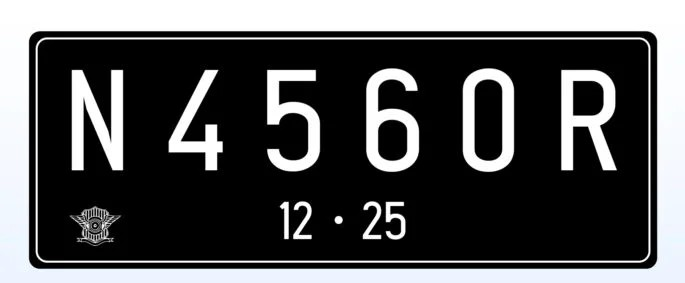
#> input picture assets/plat-nomor.jpg, 685 x 283 px
$ jupyter execute --allow-errors week-10.ipynb
#> lines starting #> are read from the running program, lines starting #| are printed output that depends on the picture; after the words box and inside, x2 and y2 are one past the last pixel; in counts of white or black regions, pixels touching at a corner belong together
- Name: Farrel Augusta Dinata
- Class: TI-3H
- NIM: 2341720081
- Roll number: 12

# Preparation

[cell 1]
import cv2
import numpy as np
from numpy.lib.stride_tricks import as_strided
import matplotlib.pyplot as plt
from skimage import filters, io, color, morphology
from skimage.util import img_as_float
from skimage.morphology import skeletonize
from IPython.display import display

# Practicum

## 1. Image Dilation from Scratch

[cell 2]
def image_dilation(
    F: np.ndarray,
    w: int
) -> np.ndarray:
    """
    Perform image dilation on a grayscale image using a square structuring element.

    Parameters
    ----------
    F : np.ndarray
        Input grayscale image as a 2D NumPy array.
    w : int
        Size of the square structuring element (must be odd).

    Returns
    -------
    np.ndarray
        Dilated image as a 2D NumPy array with the same shape as the input.
    """
    p, q = F.shape
    img_d = np.zeros((p, q), dtype=np.uint8)

    # Generate structuring element (square matrix of ones)
    SED = np.ones((w, w), dtype=np.uint8)
    constant1 = (w - 1) // 2

    for i in range(constant1, p - constant1):
        for j in range(constant1, q - constant1):
            temp = F[
                i - constant1:i + constant1 + 1,
                j - constant1:j + constant1 + 1
            ]
            product = temp * SED
            img_d[i, j] = np.max(product)

    return img_d

[cell 3]
img = cv2.imread('../assets/plat-nomor.jpg', flags=cv2.IMREAD_GRAYSCALE)
#> img: shape (283, 685); min 0, max 255, mean 85.7

if img is None:
    raise Exception('Image is not found!')

ret, thresh = cv2.threshold(
    img,
    thresh=125,
    maxval=200,
    type=cv2.THRESH_BINARY
)
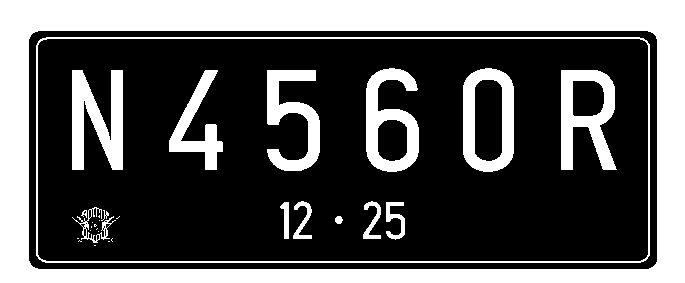
#> thresh: shape (283, 685); values 0 (black) and 200 (white), 33.8% white; 30 white regions (14 under 20 px), largest, box (x1, y1, x2, y2) and area: (0, 0, 685, 283) 44499, (36, 37, 650, 263) 3311, (72, 70, 123, 170) 3173

img_d = image_dilation(thresh, w=5)
#> after the loop in image_dilation, `for i in range(constant1, p - constant1):`: img_d: shape (283, 685); values 0 (black) and 200 (white), 41.5% white; 13 white regions, largest, box (x1, y1, x2, y2) and area: (2, 2, 683, 281) 44091, (34, 35, 652, 265) 9999, (70, 68, 125, 172) 4303

#> (the rest of this cell did not finish here and is left out)

## 2. Image Dilation with OpenCV

[cell 4]
img = cv2.imread('../assets/plat-nomor.jpg')
#> img is the input picture: shape (283, 685, 3); mean B, G, R 86.7, 85.8, 85.1

if img is None:
    raise Exception('Image is not found!')

ret, thresh = cv2.threshold(
    img,
    thresh=127,
    maxval=225,
    type=cv2.THRESH_BINARY
)
#> thresh: shape (283, 685, 3)
kernel = np.ones((3,3),np.uint16)
img_d = cv2.dilate(thresh,kernel, iterations = 1)
#> img_d: shape (283, 685, 3)
print('Kernel: \n', kernel)

#> (the rest of this cell did not finish here and is left out)

## 3. Image Erotion from Scratch

[cell 5]
def image_erosion(
    F: np.ndarray,
    k: int
) -> np.ndarray:
    """
    Perform image erosion on a grayscale or binary image using a square structuring element.

    Parameters
    ----------
    F : np.ndarray
        Input image as a 2D NumPy array (uint8).
    k : int
        Size of the square structuring element (must be odd).

    Returns
    -------
    np.ndarray
        Eroded image as a 2D NumPy array.
    """
    m, n = F.shape

    # Generate structuring element (square matrix of ones)
    SE = np.ones((k, k), dtype=np.uint8)
    constant = (k - 1) // 2

    # Initialize output image
    img_e = np.zeros((m, n), dtype=np.uint8)

    # Erosion process
    for i in range(constant, m - constant):
        for j in range(constant, n - constant):
            temp = F[
                i - constant:i + constant + 1,
                j - constant:j + constant + 1
            ]
            product = temp * SE
            img_e[i, j] = np.min(product)

    return img_e

[cell 6]
img = cv2.imread('../assets/plat-nomor.jpg', flags=cv2.IMREAD_GRAYSCALE)

if img is None:
    raise Exception('Image is not found!')


ret1, thresh1 = cv2.threshold(
    img,
    thresh=175,
    maxval=225,
    type=cv2.THRESH_BINARY
)
#> thresh1: shape (283, 685); values 0 (black) and 225 (white), 32.4% white; 64 white regions (51 under 20 px), largest, box (x1, y1, x2, y2) and area: (0, 0, 685, 283) 44487, (72, 70, 123, 170) 3065, (562, 70, 616, 170) 2782

img_e = image_erosion(thresh1, k=5)
#> after the loop in image_erosion, `for i in range(constant, m - constant):`: img_e: shape (283, 685); values 0 (black) and 225 (white), 23.9% white; 12 white regions (5 under 20 px), largest, box (x1, y1, x2, y2) and area: (2, 2, 683, 281) 37151, (74, 72, 121, 168) 1909, (564, 72, 613, 168) 1667


#> (the rest of this cell did not finish here and is left out)

## 4. Image Erotion with OpenCV

[cell 7]
img = cv2.imread('../assets/plat-nomor.jpg')

if img is None:
    raise Exception('Image is not found!')

kernel = np.ones((5,5),np.uint8)
img_e = cv2.erode(img,kernel,iterations = 1)
#> img_e: shape (283, 685, 3)

#> (the rest of this cell did not finish here and is left out)

## 5. Image Opening from Scratch

[cell 8]
img = cv2.imread('../assets/plat-nomor.jpg', flags=cv2.IMREAD_GRAYSCALE)

if img is None:
    raise Exception('Image is not found!')

reto, thresh = cv2.threshold(
    img,
    thresh=127,
    maxval=225,
    type=cv2.THRESH_BINARY
)
#> thresh: shape (283, 685); values 0 (black) and 225 (white), 33.8% white; 28 white regions (12 under 20 px), largest, box (x1, y1, x2, y2) and area: (0, 0, 685, 283) 44498, (36, 37, 650, 263) 3309, (72, 70, 123, 170) 3173

img_o = image_dilation(image_erosion(thresh, k=7), w=7)
#> call 2 of image_erosion, with k = 7
#> after the loop in image_erosion (call 2), `for i in range(constant, m - constant):`:
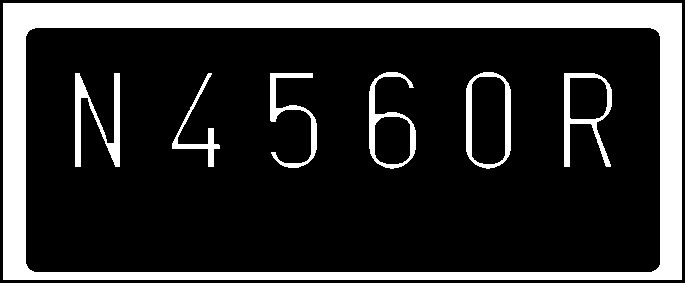
#> img_e: shape (283, 685); values 0 (black) and 225 (white), 20.8% white; 7 white regions, largest, box (x1, y1, x2, y2) and area: (3, 3, 682, 280) 33494, (75, 73, 120, 167) 1469, (564, 73, 612, 167) 1275
#> after the loop in image_dilation (call 2), `for i in range(constant1, p - constant1):`: img_d: shape (283, 685); values 0 (black) and 225 (white), 28.3% white; 7 white regions, largest, box (x1, y1, x2, y2) and area: (3, 3, 682, 280) 38726, (72, 70, 123, 170) 3173, (561, 70, 615, 170) 2937


#> (the rest of this cell did not finish here and is left out)

## 6. Image Opening with OpenCV

[cell 9]
img = cv2.imread('../assets/plat-nomor.jpg', flags=cv2.IMREAD_GRAYSCALE)

if img is None:
    raise Exception('Image is not found!')

ret, thresh = cv2.threshold(
    img,
    thresh=127,
    maxval=225,
    type=cv2.THRESH_BINARY
)

kernel = np.ones((3,3),np.uint8)
img_o = cv2.morphologyEx(thresh,cv2.MORPH_OPEN, kernel)
#> img_o: shape (283, 685); values 0 (black) and 225 (white), 31.9% white; 15 white regions (3 under 20 px), largest, box (x1, y1, x2, y2) and area: (0, 0, 685, 283) 44498, (72, 70, 123, 170) 3173, (561, 70, 616, 170) 2947

images = [img, thresh, img_o]
titles = ['Citra Awal', 'Citra Biner (Threshold)', 'Citra Hasil Opening']

# Create subplots: 1 row, 3 columns
#> (the rest of this cell did not finish here and is left out)

## 7. Image Closing from Scratch

[cell 10]
img = cv2.imread('../assets/plat-nomor.jpg', flags=cv2.IMREAD_GRAYSCALE)

if img is None:
    raise Exception('Image is not found!')

retc, thresh = cv2.threshold(
    img,
    thresh=127,
    maxval=225,
    type=cv2.THRESH_BINARY
)

img_c = image_erosion(image_dilation(thresh, w=7), k=7)
#> call 3 of image_dilation, with w = 7
#> after the loop in image_dilation (call 3), `for i in range(constant1, p - constant1):`:
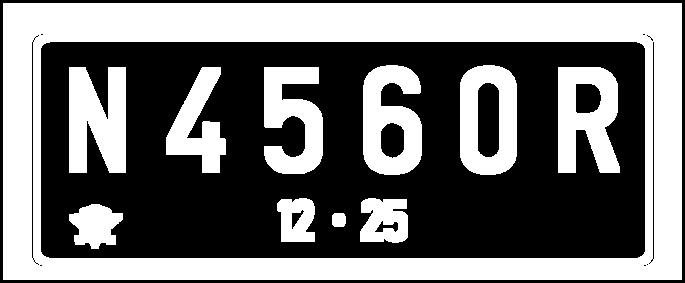
#> img_d: shape (283, 685); values 0 (black) and 225 (white), 45.2% white; 11 white regions, largest, box (x1, y1, x2, y2) and area: (3, 3, 682, 280) 57227, (69, 67, 126, 173) 4846, (558, 67, 620, 173) 4623
#> call 3 of image_erosion, with k = 7
#> after the loop in image_erosion (call 3), `for i in range(constant, m - constant):`:
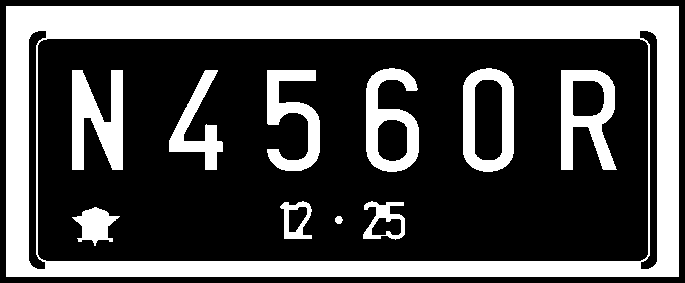
#> img_e: shape (283, 685); values 0 (black) and 225 (white), 32% white; 11 white regions, largest, box (x1, y1, x2, y2) and area: (6, 6, 679, 277) 43475, (72, 70, 123, 170) 3280, (561, 70, 617, 170) 2955

images = [img, img_c]
titles = ['Citra Awal', 'Citra Hasil Closing']

# Create subplots: 1 row, 3 columns
#> (the rest of this cell did not finish here and is left out)

## 8. Image Closing with OpenCV

[cell 11]
img = cv2.imread('../assets/plat-nomor.jpg', flags=cv2.IMREAD_GRAYSCALE)

if img is None:
    raise Exception('Image is not found!')

ret, thresh = cv2.threshold(
    img,
    thresh=127,
    maxval=225,
    type=cv2.THRESH_BINARY
)
kernel = np.ones((3,3),np.uint8)
img_c = cv2.morphologyEx(thresh,cv2.MORPH_CLOSE, kernel)
#> img_c: shape (283, 685); values 0 (black) and 225 (white), 34% white; 15 white regions (1 under 20 px), largest, box (x1, y1, x2, y2) and area: (0, 0, 685, 283) 44498, (36, 37, 650, 263) 3309, (72, 70, 123, 170) 3197

images = [img, thresh, img_c]
titles = ['Citra Awal', 'Citra Biner (Threshold)', 'Citra Hasil Opening']

# Create subplots: 1 row, 3 columns
#> (the rest of this cell did not finish here and is left out)

## 9. Advanced Dilation

[cell 12]
def image_dilation_optimized(
    F: np.ndarray,
    SE: np.ndarray
) -> np.ndarray:
    """
    Perform image dilation on a grayscale image using a custom or square structuring element.

    Parameters
    ----------
    F : np.ndarray
        Input grayscale image as a 2D NumPy array.
    SE : np.ndarray
        Custom structuring element (2D NumPy array of 0s and 1s).

    Returns
    -------
    np.ndarray
        Dilated image as a 2D NumPy array with the same shape as the input.
    """
    if SE.ndim != 2:
        raise ValueError("Structuring element must be a 2D array.")
    if SE.shape[0] % 2 == 0 or SE.shape[1] % 2 == 0:
        raise ValueError("Structuring element dimensions must be odd.")

    # Generate structuring element
    SE = SE.astype(np.uint8)

    p, q = F.shape
#> p = 283; q = 685
    img_d = np.zeros((p, q), dtype=np.uint8)

    # Padding to handle borders
    se_h, se_w = SE.shape
    pad_h, pad_w = se_h // 2, se_w // 2
    F_padded = np.pad(
        F,
        pad_width=((pad_h, pad_h), (pad_w, pad_w)),
        mode='constant',
        constant_values=0
    )

    # Create sliding window view of the image
    shape = (F.shape[0], F.shape[1], se_h, se_w)
#> shape = (283, 685, 3, 3)
    strides = F_padded.strides * 2
#> strides = (687, 1, 687, 1)
    windows = as_strided(F_padded, shape=shape, strides=strides)

    # Apply dilation operation
    # Each window corresponds to a neighborhood of one output pixel.
    # Multiply with SE and take the max.
    dilated = np.max(windows * SE, axis=(2, 3))

    return dilated.astype(np.uint8)

### 9.1 Cross (3x3) and (5x5)

[cell 13]
cross_SE_3 = np.array([
    [0, 1, 0],
    [1, 1, 1],
    [0, 1, 0]
], dtype = np.uint8)

cross_SE_5 = np.array([
    [0, 0, 1, 0, 0],
    [0, 0, 1, 0, 0],
    [1, 1, 1, 1, 1],
    [0, 0, 1, 0, 0],
    [0, 0, 1, 0, 0]
], dtype = np.uint8)


img = cv2.imread('../assets/plat-nomor.jpg', flags=cv2.IMREAD_GRAYSCALE)

if img is None:
    raise Exception('Image is not found!')

ret, thresh = cv2.threshold(
    img,
    thresh=127,
    maxval=255,
    type=cv2.THRESH_BINARY
)

img_d_c3 = image_dilation_optimized(img, SE=cross_SE_3)
img_d_c5 = image_dilation_optimized(img, SE=cross_SE_5)
#> in image_dilation_optimized (call 2), `strides = F_padded.strides * 2`: strides = (689, 1, 689, 1)
#> in image_dilation_optimized (call 2), `dilated = np.max(windows * SE, axis=(2, 3))`:
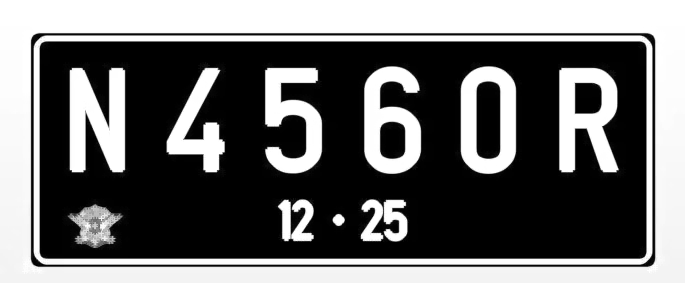
#> dilated: shape (283, 685); min 0, max 255, mean 107.9

images = [img, img_d_c3, img_d_c5]
titles = ['Citra Awal', 'Citra Hasil Dilasi (Cross (3x3))', 'Citra Hasil Dilasi (Cross (5x5))']

# Result visualization
# Create subplots: 1 row, 3 columns
#> (the rest of this cell did not finish here and is left out)

### 9.2 Circular (3x3) and (5x5)

[cell 14]
circular_SE_3 = cv2.getStructuringElement(shape=cv2.MORPH_ELLIPSE, ksize=(3, 3))
circular_SE_5 = cv2.getStructuringElement(shape=cv2.MORPH_ELLIPSE, ksize=(5, 5))

print('Circular SE (3x3): ')
display(circular_SE_3)

print('Circular_SE (5x5): ')
display(circular_SE_5)


img = cv2.imread('../assets/plat-nomor.jpg', flags=cv2.IMREAD_GRAYSCALE)

if img is None:
    raise Exception('Image is not found!')

ret, thresh = cv2.threshold(
    img,
    thresh=127,
    maxval=255,
    type=cv2.THRESH_BINARY
)

img_d_o3 = image_dilation_optimized(img, SE=circular_SE_3)
img_d_o5 = image_dilation_optimized(img, SE=circular_SE_5)

images = [img, img_d_o3, img_d_o5]
titles = ['Citra Awal', 'Citra Hasil Dilasi (Circular (3x3))', 'Citra Hasil Dilasi (Circular (5x5))']

# Result visualization
# Create subplots: 1 row, 3 columns
#> (the rest of this cell did not finish here and is left out)

### 9.3 Rectangle (3x5) and (5x7)

[cell 15]
rectangle_SE_3x5 = cv2.getStructuringElement(shape=cv2.MORPH_ELLIPSE, ksize=(5, 3))
rectangle_SE_5x7 = cv2.getStructuringElement(shape=cv2.MORPH_ELLIPSE, ksize=(7, 5))

print('Rectangle SE (3x5): ')
display(rectangle_SE_3x5)

print('Rectangle SE (5x7): ')
display(rectangle_SE_5x7)

img = cv2.imread('../assets/plat-nomor.jpg', flags=cv2.IMREAD_GRAYSCALE)

if img is None:
    raise Exception('Image is not found!')

ret, thresh = cv2.threshold(
    img,
    thresh=127,
    maxval=255,
    type=cv2.THRESH_BINARY
)

img_d_r35 = image_dilation_optimized(img, SE=rectangle_SE_3x5)
img_d_r57 = image_dilation_optimized(img, SE=rectangle_SE_5x7)
#> in image_dilation_optimized (call 6), `F_padded = np.pad( F, pad_width=((pad_h, pad_h), (pad_w, pad_w)), mode..`:
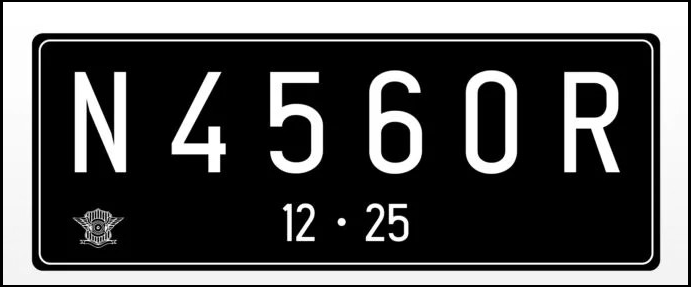
#> F_padded: shape (287, 691); min 0, max 255, mean 83.8
#> in image_dilation_optimized (call 6), `strides = F_padded.strides * 2`: strides = (691, 1, 691, 1)

images = [img, img_d_r35, img_d_r57]
titles = ['Citra Awal', 'Citra Hasil Dilasi (Rectangle (5x7))', 'Citra Hasil Dilasi (Rectangle (5x7))']

# Result visualization
# Create subplots: 1 row, 3 columns
#> (the rest of this cell did not finish here and is left out)

### 9.4 Line vertical 3 and 5

[cell 16]
l_vertical_SE_3 = cv2.getStructuringElement(shape=cv2.MORPH_ELLIPSE, ksize=(1, 3))
l_vertical_SE_5 = cv2.getStructuringElement(shape=cv2.MORPH_ELLIPSE, ksize=(1, 5))

print('Line vertical SE (3): ')
display(l_vertical_SE_3)

print('Line vertical SE (5): ')
display(l_vertical_SE_5)

img = cv2.imread('../assets/plat-nomor.jpg', flags=cv2.IMREAD_GRAYSCALE)

if img is None:
    raise Exception('Image is not found!')

ret, thresh = cv2.threshold(
    img,
    thresh=127,
    maxval=255,
    type=cv2.THRESH_BINARY
)

img_d_lv3 = image_dilation_optimized(img, SE=l_vertical_SE_3)
#> in image_dilation_optimized (call 7), `F_padded = np.pad( F, pad_width=((pad_h, pad_h), (pad_w, pad_w)), mode..`:
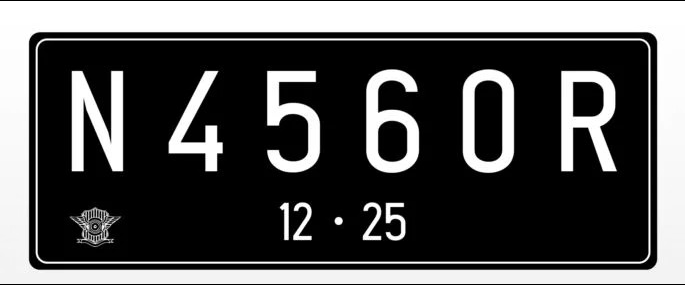
#> F_padded: shape (285, 685); min 0, max 255, mean 85.1
#> in image_dilation_optimized (call 7), `strides = F_padded.strides * 2`: strides = (685, 1, 685, 1)
img_d_lv5 = image_dilation_optimized(img, SE=l_vertical_SE_5)

images = [img, img_d_lv3, img_d_lv5]
titles = ['Citra Awal', 'Citra Hasil Dilasi (Line vertical (1x3))', 'Citra Hasil Dilasi (Line vertical (1x5))']

# Result visualization
# Create subplots: 1 row, 3 columns
#> (the rest of this cell did not finish here and is left out)

## 10. Tophat

[cell 17]
img = cv2.imread('../assets/kitten.jpg')
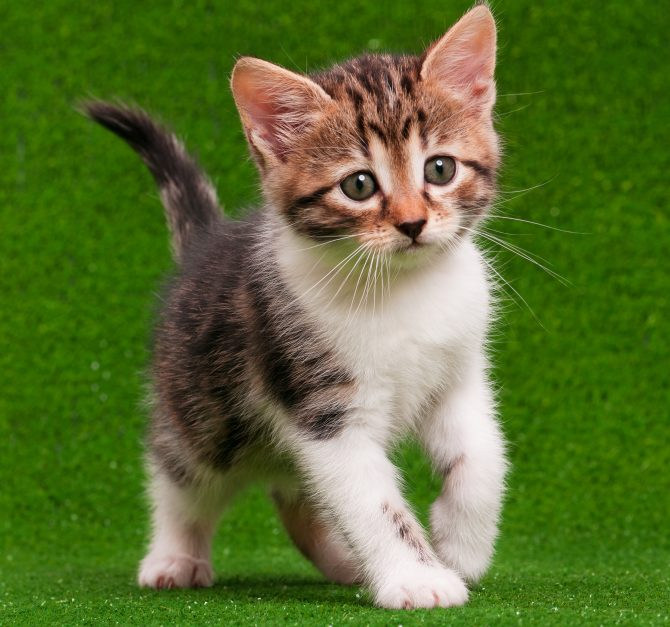
#> input picture assets/kitten.jpg, 670 x 627 px
#> img is the input picture: shape (627, 670, 3); mean B, G, R 49.8, 111.2, 90.9

if img is None:
    raise Exception('Image is not found!')

img = cv2.cvtColor(img, cv2.COLOR_BGR2GRAY)
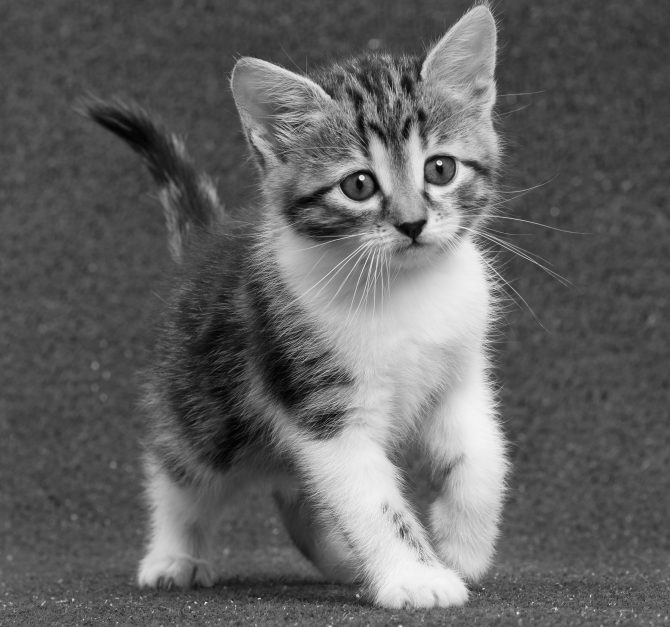
#> img: shape (627, 670); min 0, max 253, mean 98.1

# Applying the Top-Hat operation
tophat_img = cv2.morphologyEx(
    img,
    op=cv2.MORPH_TOPHAT,
    kernel=cv2.getStructuringElement(shape=cv2.MORPH_RECT, ksize=(3, 3))
)
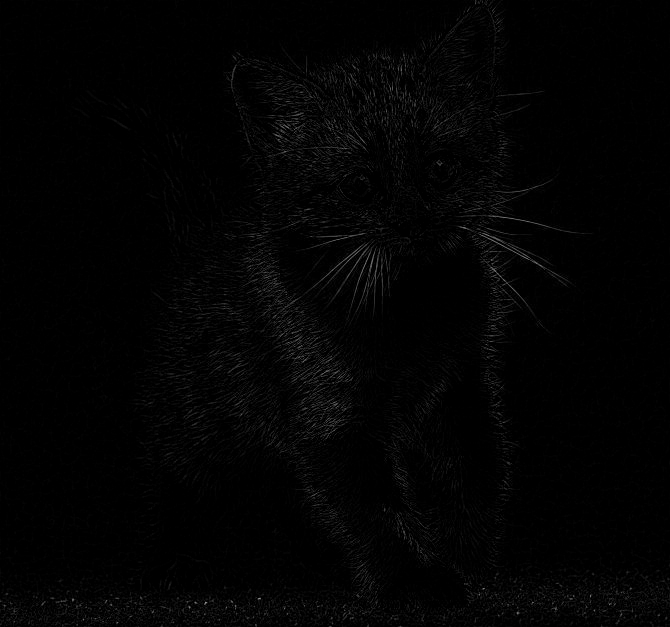
#> tophat_img: shape (627, 670); min 0, max 146, mean 3

images = [img, tophat_img]
titles = ['Citra Awal', 'Citra Hasil Tophat']

# Result visualization
# Create subplots: 1 row, 2 columns
#> (the rest of this cell did not finish here and is left out)
